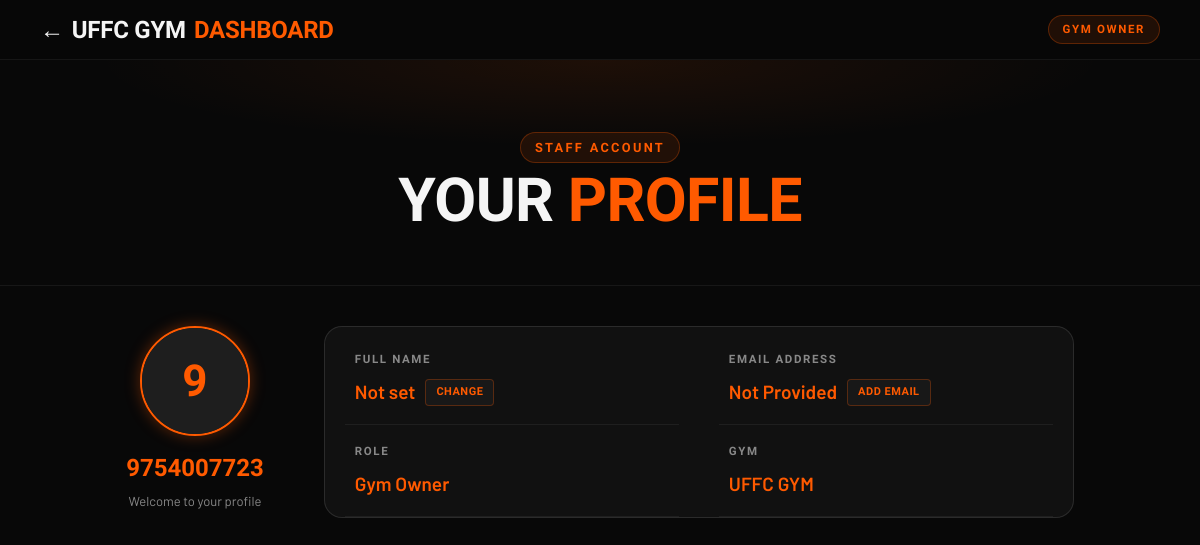
The page /staff/profile/ (signed in) on the database as committed earlier.
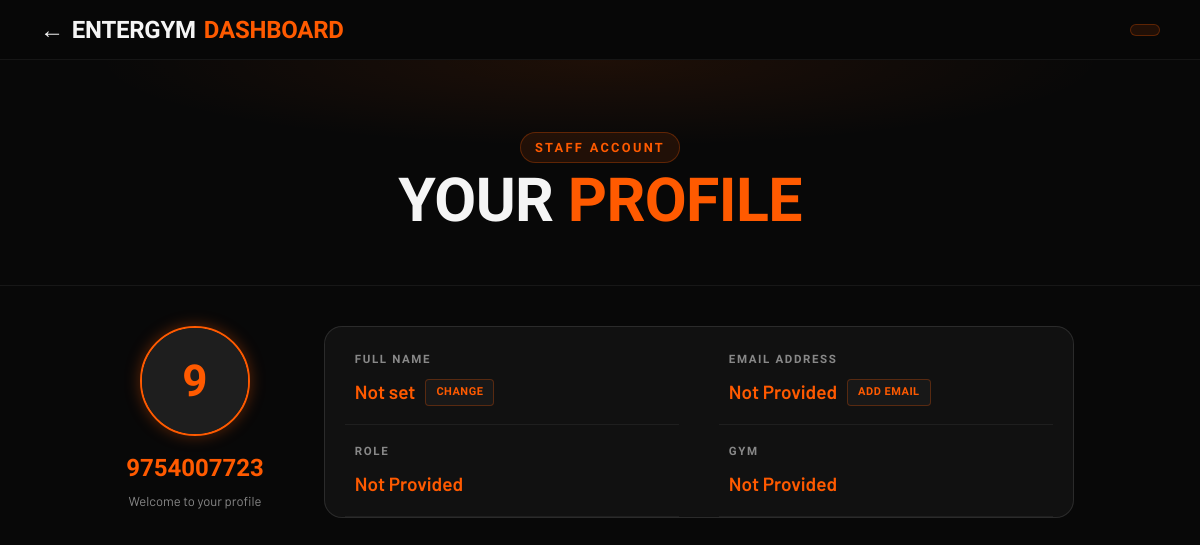
The same page on the database as committed later.
### Gym/models.py (models this page shows, shortened)
class Gym(models.Model):
    id              = models.UUIDField(primary_key=True, default=uuid.uuid4, editable=False)
    gym_name        = models.CharField(max_length=100)
    app_name = models.CharField(
        max_length=100, blank=True,
        help_text="Full application name shown during installation (e.g. 'Muscle Garage Fitness'). "
        "Falls back to gym_name if left blank."
        )
    app_short_name = models.CharField(
            max_length=30, blank=True,
            help_text="Short name shown below the app icon (e.g. 'MuscleGarage'). Falls back to gym_name if blank."
        )
    gym_code        = models.SlugField(max_length=20, unique=True, db_index=True)
    owner           = models.OneToOneField(
                          User, on_delete=models.PROTECT,
                          related_name='owned_gym'
                      )
    plan            = models.ForeignKey(
                          SubscriptionPlan, on_delete=models.PROTECT,
                          null=True, blank=True
                      )
    active          = models.BooleanField(default=True)
    subscription_start  = models.DateField(null=True, blank=True)
    subscription_end    = models.DateField(null=True, blank=True)
    member_limit    = models.PositiveIntegerField(default=100)
    trainer_limit   = models.PositiveIntegerField(default=5)
    embedding_version = models.PositiveIntegerField(default=1)
    logo = CloudinaryField(
        'gym_logo', null=True, blank=True,
        help_text="Primary square logo, recommended 512×512. Used as the 192×192 PWA icon."
    )
    favicon         = CloudinaryField('gym_favicon', null=True, blank=True)
    splash_logo     = CloudinaryField("gym_splash_logo", null=True, blank=True)
    contact_email   = models.EmailField(blank=True)
    contact_phone   = models.CharField(max_length=15, blank=True)
    whatsapp_number = models.CharField(max_length=15, blank=True)
    theme_color     = models.CharField(max_length=7, default='#007bff')  # hex
    receipt_footer  = models.TextField(blank=True)
    address         = models.TextField(blank=True)
    city            = models.CharField(max_length=60, blank=True)
    app_download_url = models.URLField(blank=True,help_text="APK download link or Play Store URL for this gym's app.")
    latitude        = models.FloatField(default=0.0)
    longitude       = models.FloatField(default=0.0)
    radius_meters   = models.FloatField(default=100.0)
    map = models.TextField(blank=True)
    enable_store            = models.BooleanField(default=True,
        help_text="Supplement store & order management.")
    enable_attendance       = models.BooleanField(default=True,
        help_text="Geo-attendance and attendance analytics.")
    enable_geo_attendance   = models.BooleanField(default=False,
        help_text="GPS-based geo-fenced attendance specifically. Independent of"
                "enable_attendance (which just controls the Attendance module/UI "
                "visibility) and enable_face_recognition. Turn this off for gyms "
                "using only Face Recognition, a biometric device, or no GPS check-in "
                "at all — this stops all location JS, Service Worker polling, and "
                "geo API calls for that gym.")
    enable_face_recognition = models.BooleanField(default=True,
        help_text="Face recognition enrollment and auto check-in.")
    enable_trainers         = models.BooleanField(default=True,
        help_text="Trainer management module.")
    created_at      = models.DateTimeField(auto_now_add=True)
    updated_at      = models.DateTimeField(auto_now=True)
    upi_enabled = models.BooleanField(default=False)
    upi_id = models.CharField(
        max_length=100,
        blank=True,
        help_text="e.g. yourgym@oksbi"
    )
    upi_display_name = models.CharField(
        max_length=120,
        blank=True,
        help_text="Name shown in the member's UPI app during payment."
    )
    upi_payment_note = models.CharField(
        max_length=120,
        default="Membership Payment",
        help_text="Transaction note (tn) attached to the UPI deep link."
    )
    equipment_brands = models.ManyToManyField(
        EquipmentBrand,
        blank=True,
        related_name='gyms',
    )
    services = models.ManyToManyField(
        Service,
        blank=True,
        related_name='gyms',
    )
    instagram_username = models.CharField(max_length=100, blank=True, default='')
    THEME_CHOICES = [
        ('default', 'Default'),
        ('blue',    'Blue'),
        ('black',   'Black'),
        ('pink',    'Pink'),
        ('green',   'Green'),
        ('red',     'Red'),
        ('custom',  'Custom'),
    ]
    theme = models.CharField(
        max_length=20,
        choices=THEME_CHOICES,
        default='default',
        help_text="Predefined UI color palette for this gym's dashboard/site."
    )
    MODE_CHOICES = [
        ('dark',  'Dark'),
        ('light', 'Light'),
    ]
    dashboard_mode = models.CharField(
        max_length=10,
        choices=MODE_CHOICES,
        default='dark',
        help_text="Dark or light background for the dashboard UI."
    )
    show_subscription_payment = models.BooleanField(
        default=False,
        help_text=(
            "When True, this gym's Owner/Receptionist see the 'Pay Subscription' "
            "button on their dashboard. Toggled only by the Super Admin from "
            "the All Gyms page. Has nothing to do with the existing payment "
            "gateway/upload system — this is purely a manual-payment flag."
        ),
    )
    last_expiry_reminder_sent_at = models.DateTimeField(
        null=True,
        blank=True,
        help_text="Timestamp of the last manual 'Send Expiry Reminder' click for this gym. "
                   "Used to enforce a once-per-calendar-day limit. Compared against "
                   "timezone.localdate() — not UTC date — so gyms see the limit reset at "
                   "their local midnight from the server's perspective.",
    )
    hidden_stat_cards = models.JSONField(default=list, blank=True)
    pending_amount = models.DecimalField(
        max_digits=10, decimal_places=2, default=0,
        help_text="Amount still owed if Super Admin marked a renewal as 'not paid yet'."
    )
    class Meta:
        ordering  = ['gym_name']
        indexes   = [models.Index(fields=['gym_code'])]
        verbose_name        = 'Gym'
        verbose_name_plural = 'Gyms'

class StaffProfile(models.Model):
    ROLE_CHOICES = [
        ('super_admin',   'Super Admin'),    # software owner – set via is_superuser
        ('gym_owner',     'Gym Owner'),
        ('trainer',       'Trainer'),
        ('receptionist',  'Receptionist'),
    ]
    user    = models.ForeignKey(User, on_delete=models.CASCADE, related_name='staff_profiles')
    gym     = models.ForeignKey(Gym, on_delete=models.CASCADE, related_name='staff', null=True, blank=True)
    role    = models.CharField(max_length=20, choices=ROLE_CHOICES, default='receptionist')
    active  = models.BooleanField(default=True)
    class Meta:
        constraints = [
            models.UniqueConstraint(fields=['user', 'gym'], name='unique_staffprofile_per_user_per_gym')
        ]
        indexes = [
            models.Index(fields=['gym', 'role']),
            models.Index(fields=['user']),
        ]
        verbose_name        = 'Staff Profile'
        verbose_name_plural = 'Staff Profiles'

### AuthFit/views.py (the view)
# urls.py: path('staff/profile/', views.staff_profile, name='staff_profile'),
@login_required
def staff_profile(request):
    staff_profile = getattr(request, 'staff_profile', None)  # or however you resolve this
    if not staff_profile:
        staff_profile = StaffProfile.objects.filter(user=request.user, active=True).first()
    gym = getattr(request, 'gym', None) or (staff_profile.gym if staff_profile else None)
    return render(request, "staff_profile.html", {
        "staff_profile": staff_profile,
        "gym": gym,
    })

### AuthFit/colorutils.py (called while the page is built)
def _clean_hex(hex_color):
    hex_color = (hex_color or '#ff5a00').lstrip('#')
    if not re.fullmatch(r'[0-9a-fA-F]{6}', hex_color):
        hex_color = 'ff5a00'
    return hex_color

def hex_to_rgba(hex_color, alpha):
    h = _clean_hex(hex_color)
    r, g, b = int(h[0:2], 16), int(h[2:4], 16), int(h[4:6], 16)
    return f'rgba({r},{g},{b},{alpha})'

def lighten(hex_color, amount=0.15):
    h = _clean_hex(hex_color)
    r, g, b = int(h[0:2], 16), int(h[2:4], 16), int(h[4:6], 16)
    r = min(255, int(r + (255 - r) * amount))
    g = min(255, int(g + (255 - g) * amount))
    b = min(255, int(b + (255 - b) * amount))
    return f'#{r:02x}{g:02x}{b:02x}'

### AuthFit/context_processors.py (called while the page is built, shortened)
def saas_config(request):
    return {
        'BASE_DOMAIN': os.environ.get('BASE_DOMAIN', 'entergym.in'),
    }

def _user_hash(uid: int) -> str:
    return hmac.new(
        settings.SECRET_KEY.encode("utf-8"),
        str(uid).encode("utf-8"),
        hashlib.sha256,
    ).hexdigest()[:16]

def gym_context(request):
    gym = getattr(request, 'gym', None)
    if gym is None:
        return {'gym': None, 'favicon_url': None, 'logo_url': None}

### Gym/mixins.py (called while the page is built)
    def get_queryset(self):
        return GymQuerySet(self.model, using=self._db)

### templates/staff_profile.html (shortened to what this page needs)
{% load static %}
<!doctype html>
<html lang="en">
<head>
  <link rel="stylesheet" href="{% static 'vendor/bootstrap/bootstrap.min.css' %}">
</head>
<body>
  <nav class="store-nav">
    <div class="nav-inner">
      <a class="nav-brand" href="{% url 'dashboard_home' %}">
        <span class="back-icon">←</span>
        {% if gym %}{{ gym.gym_name }}{% else %}EnterGYM{% endif %}
        <span class="acc">Dashboard</span>
      </a>
      <div class="nav-badge">{{ staff_profile.get_role_display }}</div>
    </div>
  </nav>
  <header class="page-header">
    <div class="header-inner">
      <div class="header-eyebrow">Staff Account</div>
      <h1>Your <span class="accent">Profile</span></h1>
    </div>
  </header>
  <main class="profile-page">
    <div class="main">
      <div class="profile-left">
        <div class="avatar-circle" style="width:110px;height:110px;">
          <div class="avatar-initial">{{ request.user.first_name|default:request.user.username|slice:":1"|upper }}</div>
        </div>
        <div class="member-name">{{ request.user.get_full_name|default:request.user.username }}</div>
        <div class="welcome-msg">Welcome to your profile</div>
      </div>
      <div class="info-card">
        <div class="card-row top">
          <div class="card-cell side">
            <div class="cell-label">Full Name</div>
            <div id="nameDisplay" class="cell-value orange" style="display:flex; align-items:center; gap:10px; flex-wrap:wrap;">
              <span id="nameDisplayText">{{ request.user.get_full_name|default:"Not set" }}</span>
              <button type="button" id="editNameBtn" class="renew-btn" style="background:var(--surface-2); color:var(--orange); border:1px solid var(--orange-bdr);">Change</button>
            </div>
          </div>
          <div class="card-cell">
            <div class="cell-label">Email Address</div>
            <div id="emailDisplay" class="cell-value orange" style="display:flex; align-items:center; gap:10px; flex-wrap:wrap;">
              <span id="emailDisplayText">{{ request.user.email|default:"Not Provided" }}</span>
              <button type="button" id="editEmailBtn" class="renew-btn" style="background:var(--surface-2); color:var(--orange); border:1px solid var(--orange-bdr);">
                {% if request.user.email %}Change{% else %}Add Email{% endif %}
              </button>
            </div>
          </div>
        </div>
        <div class="card-row">
          <div class="card-cell side">
            <div class="cell-label">Role</div>
            <div class="cell-value orange">{{ staff_profile.get_role_display|default:"Not Provided" }}</div>
          </div>
          <div class="card-cell">
            <div class="cell-label">Gym</div>
            <div class="cell-value orange">{{ gym.gym_name|default:"Not Provided" }}</div>
          </div>
        </div>
      </div>
    </div>
  </main>
</body>
</html>

Rows that differ between the two databases and show on the page:
removed Gym: gym_name "UFFC GYM"
removed StaffProfile: role "GYM OWNER", role "Gym Owner"
Other text that changed with them:
{{ staff_profile.get_role_display|default:"Not Provided" }}: (not shown) → "Not Provided"
{{ gym.gym_name|default:"Not Provided" }}: (not shown) → "Not Provided"
text now shown: "ENTERGYM"
